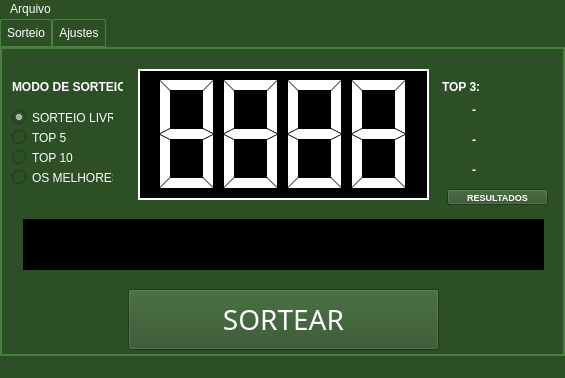
<?xml version="1.0" encoding="UTF-8"?>
<ui version="4.0">
 <class>MainWindow</class>
 <widget class="QMainWindow" name="MainWindow">
  <property name="geometry">
   <rect>
    <x>0</x>
    <y>0</y>
    <width>565</width>
    <height>378</height>
   </rect>
  </property>
  <property name="windowTitle">
   <string>Sorteador 1.0 - @mmarinorj</string>
  </property>
  <property name="windowIcon">
   <iconset>
    <normaloff>sorteio.png</normaloff>sorteio.png</iconset>
  </property>
  <property name="styleSheet">
   <string notr="true">background-color: rgb(44, 79, 38);
color: white;</string>
  </property>
  <widget class="QWidget" name="centralwidget">
   <property name="styleSheet">
    <string notr="true"/>
   </property>
   <layout class="QVBoxLayout" name="verticalLayout">
    <property name="spacing">
     <number>0</number>
    </property>
    <property name="leftMargin">
     <number>0</number>
    </property>
    <property name="topMargin">
     <number>0</number>
    </property>
    <property name="rightMargin">
     <number>0</number>
    </property>
    <property name="bottomMargin">
     <number>0</number>
    </property>
    <item>
     <widget class="QTabWidget" name="tabWidget">
      <property name="styleSheet">
       <string notr="true">QTabBar::tab {
   background-color: qlineargradient(x1:0, y1:0, x2:0, y2:1,
                                      stop:0 #20301d, stop: 0.5 #386231,
                                      stop: 0.6 #20301d, stop:1 #20301d);
   color: rgb(255,255,255);
    border: 1px solid  rgb(73, 127, 63);
    border-bottom-color: rgb(73, 127, 63); /* same as the pane color */
    border-top-left-radius: 2px;
    border-top-right-radius: 2px;
    min-width:14ex;
    padding: 6px;
}
QTabBar::tab:selected {
   background-color: qlineargradient(x1:0, y1:0, x2:0, y2:1,
                                      stop:0 #497f3f, stop: 0.5 rgb(65, 113, 56),
                                      stop: 0.6 #497f3f, stop:1 #497f3f);
  /* background: rgb(73, 127, 63);*/
   color: rgb(255,255,255);
   
}

QTabWidget::pane {
	border: 2px solid rgb(73, 127, 63);
}</string>
      </property>
      <property name="currentIndex">
       <number>0</number>
      </property>
      <widget class="QWidget" name="tab_2">
       <attribute name="title">
        <string>Sorteio</string>
       </attribute>
       <widget class="QLabel" name="label">
        <property name="geometry">
         <rect>
          <x>21</x>
          <y>170</y>
          <width>521</width>
          <height>51</height>
         </rect>
        </property>
        <property name="font">
         <font>
          <family>Dubai Medium</family>
          <pointsize>30</pointsize>
          <weight>50</weight>
          <bold>false</bold>
          <strikeout>false</strikeout>
         </font>
        </property>
        <property name="styleSheet">
         <string notr="true">background-color: rgb(0, 0, 0);
color: cyan;</string>
        </property>
        <property name="text">
         <string/>
        </property>
        <property name="scaledContents">
         <bool>true</bool>
        </property>
        <property name="alignment">
         <set>Qt::AlignCenter</set>
        </property>
       </widget>
       <widget class="QPushButton" name="pushButton">
        <property name="enabled">
         <bool>true</bool>
        </property>
        <property name="geometry">
         <rect>
          <x>126</x>
          <y>240</y>
          <width>311</width>
          <height>61</height>
         </rect>
        </property>
        <property name="font">
         <font>
          <family>Arial Black</family>
          <pointsize>21</pointsize>
         </font>
        </property>
        <property name="styleSheet">
         <string notr="true">color: rgb(255, 255, 255);</string>
        </property>
        <property name="text">
         <string>SORTEAR</string>
        </property>
        <property name="shortcut">
         <string/>
        </property>
        <property name="autoDefault">
         <bool>false</bool>
        </property>
        <property name="default">
         <bool>false</bool>
        </property>
        <property name="flat">
         <bool>false</bool>
        </property>
       </widget>
       <widget class="QLCDNumber" name="lcdNumber">
        <property name="enabled">
         <bool>true</bool>
        </property>
        <property name="geometry">
         <rect>
          <x>136</x>
          <y>20</y>
          <width>291</width>
          <height>131</height>
         </rect>
        </property>
        <property name="styleSheet">
         <string notr="true">background-color: rgb(0, 0, 0);
color: rgb(255, 255, 255);</string>
        </property>
        <property name="frameShape">
         <enum>QFrame::WinPanel</enum>
        </property>
        <property name="frameShadow">
         <enum>QFrame::Plain</enum>
        </property>
        <property name="digitCount">
         <number>4</number>
        </property>
        <property name="segmentStyle">
         <enum>QLCDNumber::Flat</enum>
        </property>
        <property name="intValue" stdset="0">
         <number>8888</number>
        </property>
       </widget>
       <widget class="QLabel" name="label_2">
        <property name="geometry">
         <rect>
          <x>30</x>
          <y>235</y>
          <width>51</width>
          <height>61</height>
         </rect>
        </property>
        <property name="text">
         <string/>
        </property>
        <property name="pixmap">
         <pixmap>sorteio.png</pixmap>
        </property>
        <property name="scaledContents">
         <bool>true</bool>
        </property>
       </widget>
       <widget class="QRadioButton" name="radioButton">
        <property name="geometry">
         <rect>
          <x>10</x>
          <y>60</y>
          <width>101</width>
          <height>17</height>
         </rect>
        </property>
        <property name="text">
         <string>SORTEIO LIVRE</string>
        </property>
        <property name="checked">
         <bool>true</bool>
        </property>
       </widget>
       <widget class="QRadioButton" name="radioButton_2">
        <property name="geometry">
         <rect>
          <x>10</x>
          <y>80</y>
          <width>82</width>
          <height>17</height>
         </rect>
        </property>
        <property name="text">
         <string>TOP 5</string>
        </property>
       </widget>
       <widget class="QRadioButton" name="radioButton_3">
        <property name="geometry">
         <rect>
          <x>10</x>
          <y>100</y>
          <width>82</width>
          <height>17</height>
         </rect>
        </property>
        <property name="text">
         <string>TOP 10</string>
        </property>
       </widget>
       <widget class="QRadioButton" name="radioButton_4">
        <property name="geometry">
         <rect>
          <x>10</x>
          <y>120</y>
          <width>101</width>
          <height>17</height>
         </rect>
        </property>
        <property name="text">
         <string>OS MELHORES</string>
        </property>
       </widget>
       <widget class="QLabel" name="label_3">
        <property name="geometry">
         <rect>
          <x>10</x>
          <y>30</y>
          <width>111</width>
          <height>16</height>
         </rect>
        </property>
        <property name="font">
         <font>
          <weight>75</weight>
          <bold>true</bold>
         </font>
        </property>
        <property name="text">
         <string>MODO DE SORTEIO:</string>
        </property>
       </widget>
       <widget class="QLabel" name="label_4">
        <property name="geometry">
         <rect>
          <x>470</x>
          <y>235</y>
          <width>51</width>
          <height>61</height>
         </rect>
        </property>
        <property name="text">
         <string/>
        </property>
        <property name="pixmap">
         <pixmap>sorteio.png</pixmap>
        </property>
        <property name="scaledContents">
         <bool>true</bool>
        </property>
       </widget>
       <widget class="QLabel" name="label_5">
        <property name="geometry">
         <rect>
          <x>440</x>
          <y>50</y>
          <width>21</width>
          <height>25</height>
         </rect>
        </property>
        <property name="text">
         <string/>
        </property>
        <property name="pixmap">
         <pixmap>1st - ouro.png</pixmap>
        </property>
        <property name="scaledContents">
         <bool>true</bool>
        </property>
       </widget>
       <widget class="QLabel" name="label_6">
        <property name="geometry">
         <rect>
          <x>440</x>
          <y>80</y>
          <width>21</width>
          <height>25</height>
         </rect>
        </property>
        <property name="text">
         <string/>
        </property>
        <property name="pixmap">
         <pixmap>2st - prata.png</pixmap>
        </property>
        <property name="scaledContents">
         <bool>true</bool>
        </property>
       </widget>
       <widget class="QLabel" name="label_7">
        <property name="geometry">
         <rect>
          <x>440</x>
          <y>110</y>
          <width>21</width>
          <height>25</height>
         </rect>
        </property>
        <property name="text">
         <string/>
        </property>
        <property name="pixmap">
         <pixmap>3st - bronze.png</pixmap>
        </property>
        <property name="scaledContents">
         <bool>true</bool>
        </property>
       </widget>
       <widget class="QLabel" name="label_8">
        <property name="geometry">
         <rect>
          <x>440</x>
          <y>30</y>
          <width>111</width>
          <height>16</height>
         </rect>
        </property>
        <property name="font">
         <font>
          <weight>75</weight>
          <bold>true</bold>
         </font>
        </property>
        <property name="text">
         <string>TOP 3:</string>
        </property>
       </widget>
       <widget class="QPushButton" name="pushButton_4">
        <property name="geometry">
         <rect>
          <x>445</x>
          <y>140</y>
          <width>101</width>
          <height>16</height>
         </rect>
        </property>
        <property name="font">
         <font>
          <pointsize>7</pointsize>
          <weight>75</weight>
          <bold>true</bold>
         </font>
        </property>
        <property name="text">
         <string>RESULTADOS</string>
        </property>
       </widget>
       <widget class="QLabel" name="label_9">
        <property name="geometry">
         <rect>
          <x>470</x>
          <y>50</y>
          <width>81</width>
          <height>21</height>
         </rect>
        </property>
        <property name="font">
         <font>
          <pointsize>9</pointsize>
          <weight>75</weight>
          <bold>true</bold>
         </font>
        </property>
        <property name="text">
         <string>-</string>
        </property>
        <property name="textInteractionFlags">
         <set>Qt::NoTextInteraction</set>
        </property>
       </widget>
       <widget class="QLabel" name="label_10">
        <property name="geometry">
         <rect>
          <x>470</x>
          <y>80</y>
          <width>81</width>
          <height>21</height>
         </rect>
        </property>
        <property name="font">
         <font>
          <pointsize>9</pointsize>
          <weight>75</weight>
          <bold>true</bold>
         </font>
        </property>
        <property name="text">
         <string>-</string>
        </property>
        <property name="textInteractionFlags">
         <set>Qt::NoTextInteraction</set>
        </property>
       </widget>
       <widget class="QLabel" name="label_11">
        <property name="geometry">
         <rect>
          <x>470</x>
          <y>110</y>
          <width>81</width>
          <height>21</height>
         </rect>
        </property>
        <property name="font">
         <font>
          <pointsize>9</pointsize>
          <weight>75</weight>
          <bold>true</bold>
         </font>
        </property>
        <property name="text">
         <string>-</string>
        </property>
        <property name="textInteractionFlags">
         <set>Qt::NoTextInteraction</set>
        </property>
       </widget>
      </widget>
      <widget class="QWidget" name="tab">
       <attribute name="title">
        <string>Ajustes</string>
       </attribute>
       <layout class="QHBoxLayout" name="horizontalLayout">
        <item>
         <widget class="QTableWidget" name="tableWidget">
          <property name="styleSheet">
           <string notr="true">QTableWidget {
	color: white;
	background-color: rgb(46, 69, 42);	
	font: 75 bold 12pt &quot;Segoe UI&quot;;

}
QHeaderView::section {
    background-color: qlineargradient(x1:0, y1:0, x2:0, y2:1,
                                      stop:0 #294723, stop: 0.5 #386231,
                                      stop: 0.6 #294723, stop:1 #294723);
    color: white;
    padding-left:0px;
    border: 0.5px solid #294723;
}
QTableView QTableCornerButton::section {
    background-color: qlineargradient(x1:0, y1:0, x2:0, y2:1,
                                      stop:0 #294723, stop: 0.5 #386231,
                                      stop: 0.6 #294723, stop:1 #294723);
    border: 0.5px solid #294723;
}</string>
          </property>
          <property name="gridStyle">
           <enum>Qt::SolidLine</enum>
          </property>
          <property name="rowCount">
           <number>9</number>
          </property>
          <attribute name="horizontalHeaderDefaultSectionSize">
           <number>120</number>
          </attribute>
          <attribute name="horizontalHeaderStretchLastSection">
           <bool>true</bool>
          </attribute>
          <attribute name="verticalHeaderVisible">
           <bool>false</bool>
          </attribute>
          <attribute name="verticalHeaderStretchLastSection">
           <bool>false</bool>
          </attribute>
          <row/>
          <row/>
          <row/>
          <row/>
          <row/>
          <row/>
          <row/>
          <row/>
          <row/>
          <column>
           <property name="text">
            <string>Numero</string>
           </property>
          </column>
          <column>
           <property name="text">
            <string>Nome</string>
           </property>
          </column>
         </widget>
        </item>
        <item>
         <widget class="QFrame" name="frame_2">
          <property name="maximumSize">
           <size>
            <width>16777215</width>
            <height>16777215</height>
           </size>
          </property>
          <property name="frameShape">
           <enum>QFrame::StyledPanel</enum>
          </property>
          <property name="frameShadow">
           <enum>QFrame::Raised</enum>
          </property>
          <layout class="QVBoxLayout" name="verticalLayout_3">
           <property name="spacing">
            <number>0</number>
           </property>
           <property name="leftMargin">
            <number>0</number>
           </property>
           <property name="topMargin">
            <number>0</number>
           </property>
           <property name="rightMargin">
            <number>0</number>
           </property>
           <property name="bottomMargin">
            <number>0</number>
           </property>
           <item>
            <widget class="QFrame" name="frame_3">
             <property name="frameShape">
              <enum>QFrame::StyledPanel</enum>
             </property>
             <property name="frameShadow">
              <enum>QFrame::Raised</enum>
             </property>
             <layout class="QVBoxLayout" name="verticalLayout_4">
              <item>
               <widget class="QPushButton" name="pushButton_2">
                <property name="text">
                 <string>ADICIONAR</string>
                </property>
               </widget>
              </item>
              <item>
               <widget class="QSpinBox" name="spinBox">
                <property name="styleSheet">
                 <string notr="true">background-color: rgb(255, 255, 255);
color: rgb(0, 0, 0);</string>
                </property>
               </widget>
              </item>
             </layout>
            </widget>
           </item>
           <item>
            <spacer name="verticalSpacer">
             <property name="orientation">
              <enum>Qt::Vertical</enum>
             </property>
             <property name="sizeHint" stdset="0">
              <size>
               <width>20</width>
               <height>40</height>
              </size>
             </property>
            </spacer>
           </item>
           <item>
            <widget class="QFrame" name="frame">
             <property name="frameShape">
              <enum>QFrame::StyledPanel</enum>
             </property>
             <property name="frameShadow">
              <enum>QFrame::Raised</enum>
             </property>
             <layout class="QVBoxLayout" name="verticalLayout_2">
              <item>
               <widget class="QPushButton" name="pushButton_3">
                <property name="text">
                 <string>CARREGAR</string>
                </property>
               </widget>
              </item>
             </layout>
            </widget>
           </item>
          </layout>
         </widget>
        </item>
       </layout>
      </widget>
     </widget>
    </item>
   </layout>
  </widget>
  <widget class="QMenuBar" name="menuBar">
   <property name="geometry">
    <rect>
     <x>0</x>
     <y>0</y>
     <width>565</width>
     <height>21</height>
    </rect>
   </property>
   <widget class="QMenu" name="menuArquivo">
    <property name="title">
     <string>Arquivo</string>
    </property>
    <addaction name="actionSair"/>
   </widget>
   <addaction name="menuArquivo"/>
  </widget>
  <widget class="QStatusBar" name="statusBar">
   <property name="inputMethodHints">
    <set>Qt::ImhNone</set>
   </property>
  </widget>
  <action name="actionSair">
   <property name="text">
    <string>Sair</string>
   </property>
  </action>
 </widget>
 <resources/>
 <connections/>
</ui>
